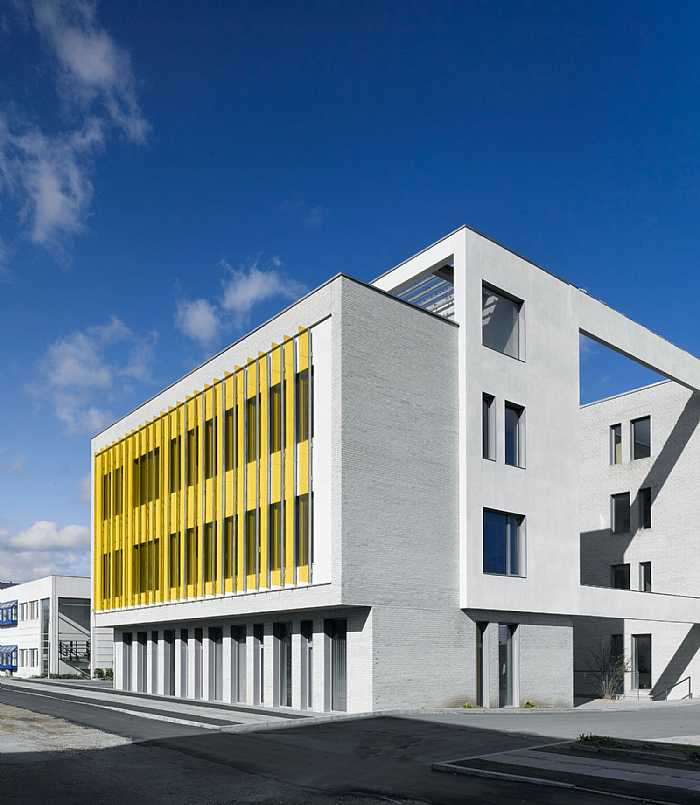
#> input picture images/Edison.jpg, 700 x 805 px, found by its file name
$ jupyter execute ch01-basic-image-processing.ipynb   (shell and % lines are left out)   (older library calls are emulated)
#> lines starting #> are read from the running program, lines starting #| are printed output that depends on the picture
[cell 1]
from PIL import Image
import numpy as np
from matplotlib import pyplot as plt
import cv2
from pylab import array
from pylab import ginput

[cell 2]
def show_image(image, title='', axes='off'):
    fig, ax = plt.subplots(figsize=(10, 10))
    ax.imshow(image, cmap='gray', interpolation='nearest')
    ax.axis(axes)
    ax.set_title(title)

[cell 3]
def show_images(images, titles=[]):
    num_images = len(images)
    num_titles = len(titles)
    fig, ax = plt.subplots(nrows=2, ncols=num_images, figsize=(10, 10))

    for i in range(0, num_images):
        ax[0,i].hist(images[i].flatten(), 128)
        ax[1,i].imshow(images[i], cmap='gray', interpolation='nearest')
        ax[1,i].axis('off')
        title = titles[i] if i < num_titles else ''
        ax[1,i].set_title(title)

[cell 4]
im = np.array(Image.open('images/Edison.jpg').convert('L'))
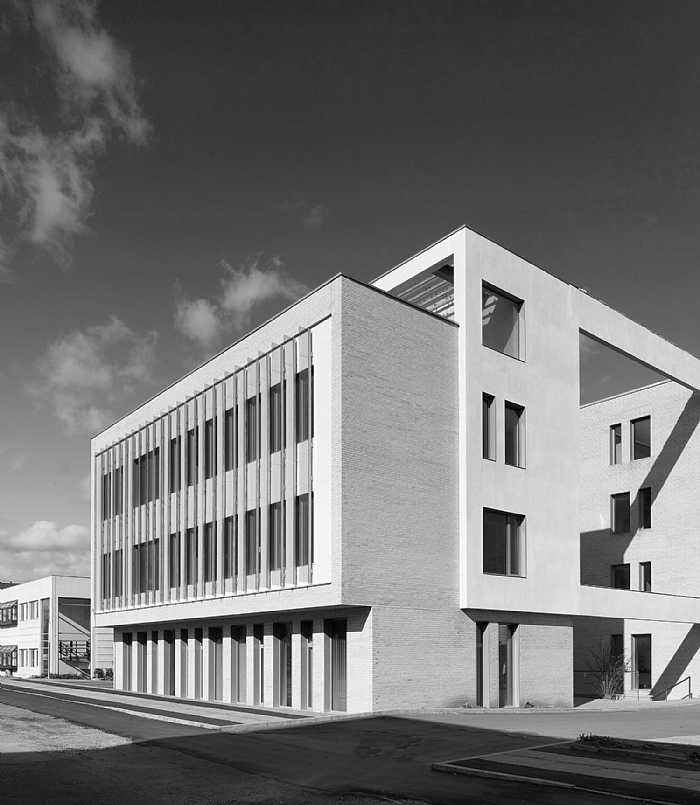
#> im: shape (805, 700); min 0, max 255, mean 116.7

[cell 5]
fig, ax = plt.subplots(figsize=(15, 15))

# plot the image
ax.imshow(im, cmap='gray', interpolation='nearest')

# some points
x = [100,100,400,400]
y = [200,500,200,500]

# plot the points with red star-markers
ax.plot(x,y,'r*')

# line plot connecting the first two points
ax.plot(x[:2],y[:2])

# remove the axes
ax.axis('off')

ax.set_title('Original')
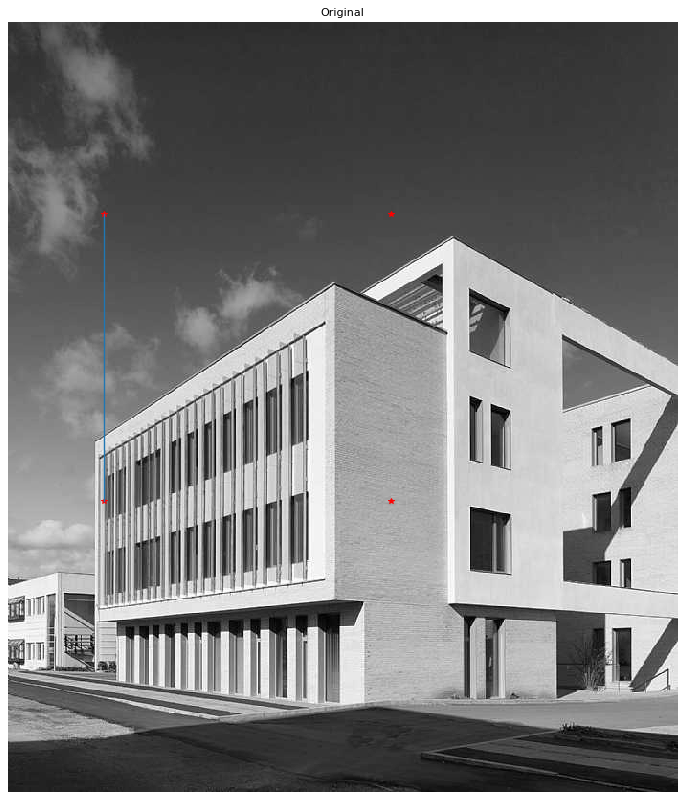
#> figure drawn by matplotlib, 1 panel

[cell 6]
show_image(255-im, title='Inverted. Using $f(x)=255-x$')
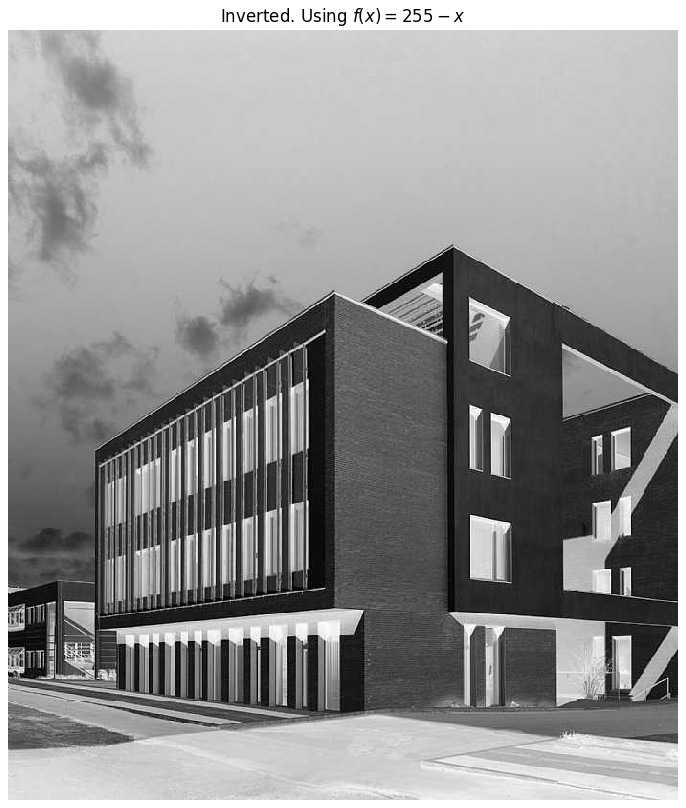
#> figure drawn by matplotlib, 1 panel

[cell 7]
# clamp the intensities to the interval 100 to 200
show_image((100/255.0)*im+100, title='Inverted. Using $f(x)=(100/255)x+100$')
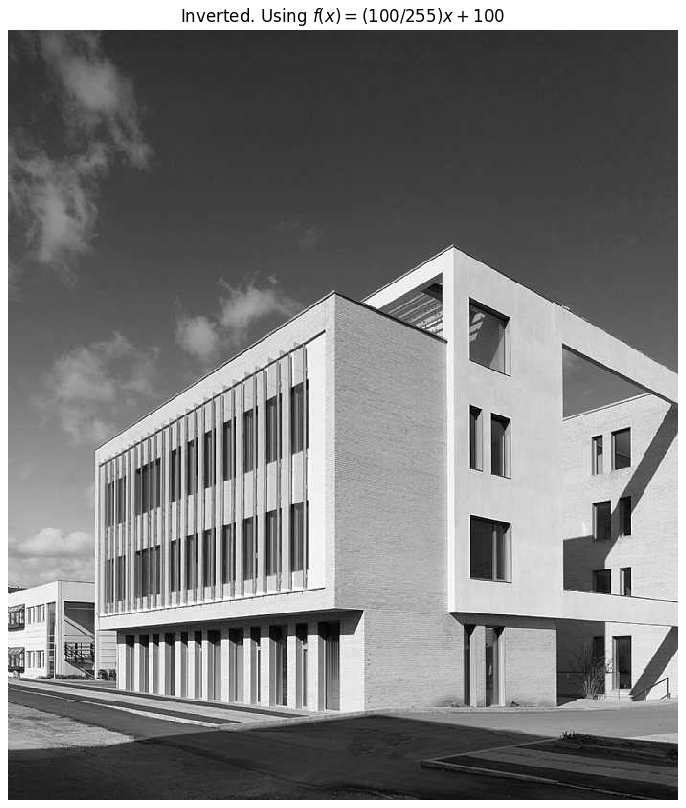
#> figure drawn by matplotlib, 1 panel

## Histogram equalisation

Histogram equalization is a transformation that flattens the graylevel histogram of an image so that all intensities are as equally common as possible. This is often a good way to normalize image intensity before further processing and also a way to increase image contrast.

[cell 8]
def histogram_equalise(image, number_bins=256):
    """ Histogram equalization of a grayscale image. """
#> called with number_bins = 256

    # Get image histogram
    imhist, bins = np.histogram(image, bins=number_bins, normed=True)
#> imhist = 256 values, max 0.0304 at index 56, min 3.92e-05 at index 0, mean 0.00392; bins = 257 values from 0 to 255

    # Get the cumulative distribution function
    cdf = imhist.cumsum()
#> cdf = 256 values from 3.92e-05 to 1

    # Use the last value of the CDF to normalise it between 0 and 1.
    cdf = 255 * cdf / cdf[-1]
#> cdf = 256 values from 0.00996 to 255

    # use linear interpolation of cdf to find new pixel values
    im2 = np.interp(im.flatten(),bins[:-1],cdf)

    return im2.reshape(im.shape), cdf

[cell 9]
im_he, cdf = histogram_equalise(im)
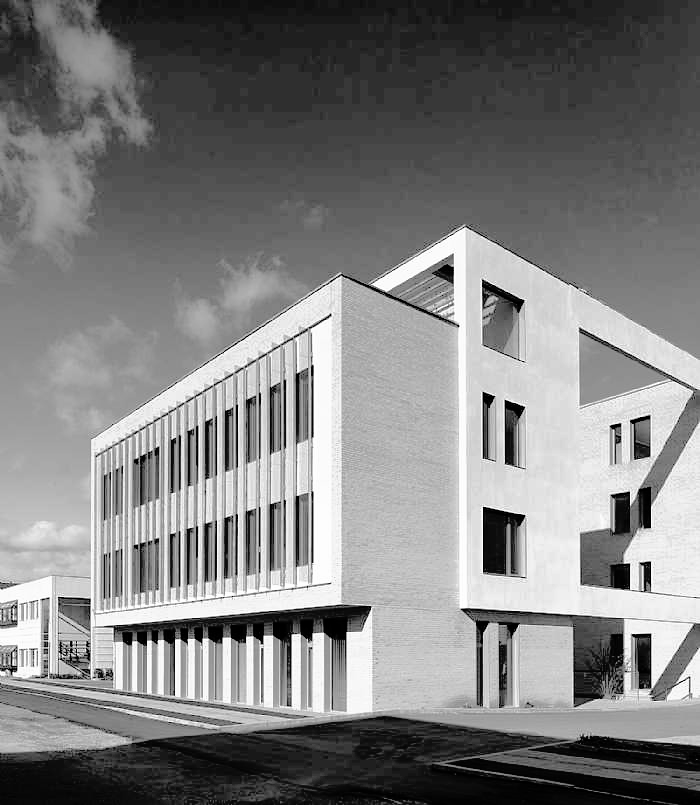
#> im_he: shape (805, 700) float64; min 0.00996, max 255, mean 129.1
#> cdf = 256 values from 0.00996 to 255

[cell 10]
show_image(im_he)

[cell 11]
show_images([im, im_he], titles=['Original', 'Histogram Equalised'])
#> in show_images, `num_images = len(images)`: num_images = 2
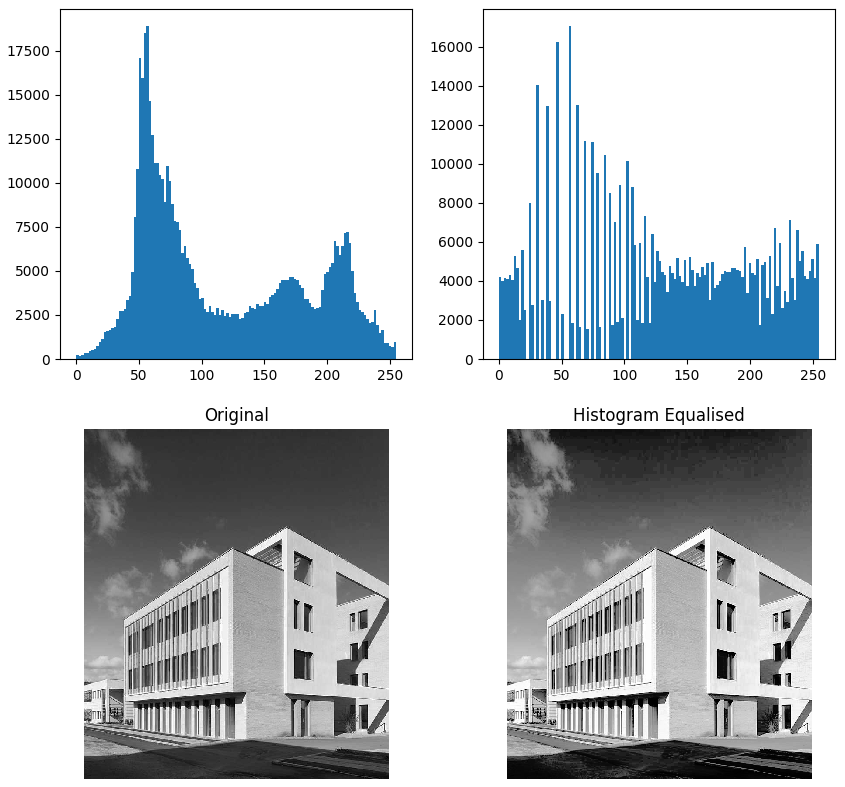
#> figure drawn by matplotlib, 4 panels; panel 1: tallest bar 18939 high, from x = 55.78 to 57.77; panel 2: tallest bar 17081 high, from x = 55.79 to 57.78
